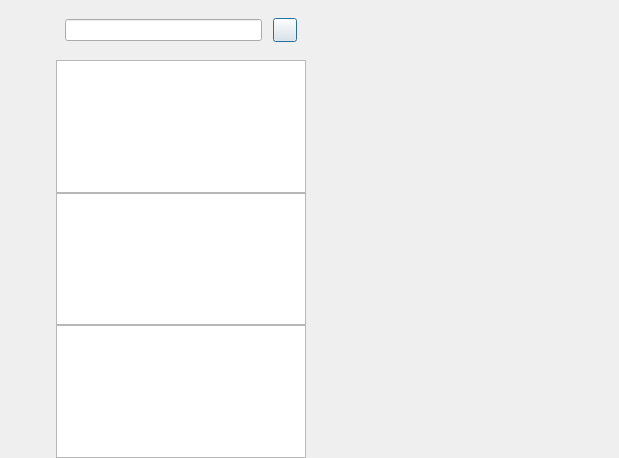
<?xml version="1.0" encoding="UTF-8"?>
<ui version="4.0">
 <class>GDChatDialog</class>
 <widget class="QDialog" name="GDChatDialog">
  <property name="geometry">
   <rect>
    <x>0</x>
    <y>0</y>
    <width>619</width>
    <height>458</height>
   </rect>
  </property>
  <property name="windowTitle">
   <string>Dialog</string>
  </property>
  <layout class="QHBoxLayout" name="horizontalLayout">
   <property name="spacing">
    <number>0</number>
   </property>
   <property name="leftMargin">
    <number>0</number>
   </property>
   <property name="topMargin">
    <number>0</number>
   </property>
   <property name="rightMargin">
    <number>0</number>
   </property>
   <property name="bottomMargin">
    <number>0</number>
   </property>
   <item>
    <widget class="QWidget" name="side_bar" native="true">
     <property name="sizePolicy">
      <sizepolicy hsizetype="Preferred" vsizetype="Preferred">
       <horstretch>0</horstretch>
       <verstretch>0</verstretch>
      </sizepolicy>
     </property>
     <property name="minimumSize">
      <size>
       <width>56</width>
       <height>0</height>
      </size>
     </property>
     <property name="maximumSize">
      <size>
       <width>56</width>
       <height>16777215</height>
      </size>
     </property>
     <layout class="QVBoxLayout" name="verticalLayout">
      <property name="leftMargin">
       <number>0</number>
      </property>
      <property name="topMargin">
       <number>0</number>
      </property>
      <property name="rightMargin">
       <number>0</number>
      </property>
      <property name="bottomMargin">
       <number>0</number>
      </property>
      <item>
       <widget class="QWidget" name="widget" native="true">
        <property name="sizePolicy">
         <sizepolicy hsizetype="Preferred" vsizetype="Preferred">
          <horstretch>0</horstretch>
          <verstretch>0</verstretch>
         </sizepolicy>
        </property>
        <property name="minimumSize">
         <size>
          <width>0</width>
          <height>0</height>
         </size>
        </property>
        <property name="maximumSize">
         <size>
          <width>16777215</width>
          <height>16777215</height>
         </size>
        </property>
        <layout class="QVBoxLayout" name="verticalLayout_3">
         <property name="spacing">
          <number>30</number>
         </property>
         <property name="leftMargin">
          <number>10</number>
         </property>
         <property name="topMargin">
          <number>10</number>
         </property>
         <property name="rightMargin">
          <number>0</number>
         </property>
         <property name="bottomMargin">
          <number>0</number>
         </property>
         <item>
          <widget class="QLabel" name="side_head_lb">
           <property name="minimumSize">
            <size>
             <width>35</width>
             <height>35</height>
            </size>
           </property>
           <property name="maximumSize">
            <size>
             <width>35</width>
             <height>35</height>
            </size>
           </property>
           <property name="text">
            <string/>
           </property>
           <property name="alignment">
            <set>Qt::AlignmentFlag::AlignCenter</set>
           </property>
          </widget>
         </item>
         <item>
          <widget class="StateWidget" name="side_chat_lb" native="true">
           <property name="minimumSize">
            <size>
             <width>30</width>
             <height>30</height>
            </size>
           </property>
           <property name="maximumSize">
            <size>
             <width>30</width>
             <height>30</height>
            </size>
           </property>
          </widget>
         </item>
         <item>
          <widget class="StateWidget" name="side_contact_lb" native="true">
           <property name="minimumSize">
            <size>
             <width>30</width>
             <height>30</height>
            </size>
           </property>
           <property name="maximumSize">
            <size>
             <width>30</width>
             <height>30</height>
            </size>
           </property>
          </widget>
         </item>
        </layout>
       </widget>
      </item>
      <item>
       <spacer name="verticalSpacer">
        <property name="orientation">
         <enum>Qt::Orientation::Vertical</enum>
        </property>
        <property name="sizeHint" stdset="0">
         <size>
          <width>20</width>
          <height>900</height>
         </size>
        </property>
       </spacer>
      </item>
     </layout>
    </widget>
   </item>
   <item>
    <widget class="QWidget" name="chat_user_wid" native="true">
     <property name="maximumSize">
      <size>
       <width>250</width>
       <height>16777215</height>
      </size>
     </property>
     <layout class="QVBoxLayout" name="verticalLayout_2">
      <property name="spacing">
       <number>0</number>
      </property>
      <property name="leftMargin">
       <number>0</number>
      </property>
      <property name="topMargin">
       <number>0</number>
      </property>
      <property name="rightMargin">
       <number>0</number>
      </property>
      <property name="bottomMargin">
       <number>0</number>
      </property>
      <item>
       <widget class="QWidget" name="search_wid" native="true">
        <property name="minimumSize">
         <size>
          <width>0</width>
          <height>60</height>
         </size>
        </property>
        <property name="maximumSize">
         <size>
          <width>16777215</width>
          <height>60</height>
         </size>
        </property>
        <layout class="QHBoxLayout" name="horizontalLayout_2">
         <property name="spacing">
          <number>6</number>
         </property>
         <property name="leftMargin">
          <number>9</number>
         </property>
         <property name="topMargin">
          <number>9</number>
         </property>
         <property name="rightMargin">
          <number>9</number>
         </property>
         <property name="bottomMargin">
          <number>9</number>
         </property>
         <item>
          <widget class="GDCustomizeEdit" name="search_edit"/>
         </item>
         <item>
          <spacer name="horizontalSpacer">
           <property name="orientation">
            <enum>Qt::Orientation::Horizontal</enum>
           </property>
           <property name="sizeType">
            <enum>QSizePolicy::Policy::Fixed</enum>
           </property>
           <property name="sizeHint" stdset="0">
            <size>
             <width>5</width>
             <height>20</height>
            </size>
           </property>
          </spacer>
         </item>
         <item>
          <widget class="GDClickedBtn" name="add_btn">
           <property name="minimumSize">
            <size>
             <width>24</width>
             <height>24</height>
            </size>
           </property>
           <property name="maximumSize">
            <size>
             <width>24</width>
             <height>24</height>
            </size>
           </property>
           <property name="text">
            <string/>
           </property>
          </widget>
         </item>
        </layout>
       </widget>
      </item>
      <item>
       <widget class="GDChatUserList" name="chat_user_list"/>
      </item>
      <item>
       <widget class="SearchList" name="search_list"/>
      </item>
      <item>
       <widget class="ContactUserList" name="con_user_list"/>
      </item>
     </layout>
    </widget>
   </item>
   <item>
    <widget class="QStackedWidget" name="stackedWidget">
     <property name="currentIndex">
      <number>1</number>
     </property>
     <widget class="FriendInfoPage" name="friend_info_page"/>
     <widget class="ApplyFriendPage" name="friend_apply_page"/>
     <widget class="ChatPage" name="chat_page"/>
    </widget>
   </item>
  </layout>
 </widget>
 <customwidgets>
  <customwidget>
   <class>GDClickedBtn</class>
   <extends>QPushButton</extends>
   <header location="global">gdclickedbtn.h</header>
  </customwidget>
  <customwidget>
   <class>GDCustomizeEdit</class>
   <extends>QLineEdit</extends>
   <header location="global">gdcustomizeedit.h</header>
  </customwidget>
  <customwidget>
   <class>ChatPage</class>
   <extends>QWidget</extends>
   <header>chatpage.h</header>
   <container>1</container>
  </customwidget>
  <customwidget>
   <class>StateWidget</class>
   <extends>QWidget</extends>
   <header location="global">statewidget.h</header>
   <container>1</container>
  </customwidget>
  <customwidget>
   <class>SearchList</class>
   <extends>QListWidget</extends>
   <header>searchlist.h</header>
  </customwidget>
  <customwidget>
   <class>ContactUserList</class>
   <extends>QListWidget</extends>
   <header>contactuserlist.h</header>
  </customwidget>
  <customwidget>
   <class>ApplyFriendPage</class>
   <extends>QWidget</extends>
   <header>applyfriendpage.h</header>
   <container>1</container>
  </customwidget>
  <customwidget>
   <class>FriendInfoPage</class>
   <extends>QWidget</extends>
   <header location="global">friendinfopage.h</header>
   <container>1</container>
  </customwidget>
  <customwidget>
   <class>GDChatUserList</class>
   <extends>QListWidget</extends>
   <header location="global">gdchatuserlist.h</header>
  </customwidget>
 </customwidgets>
 <resources/>
 <connections/>
</ui>
